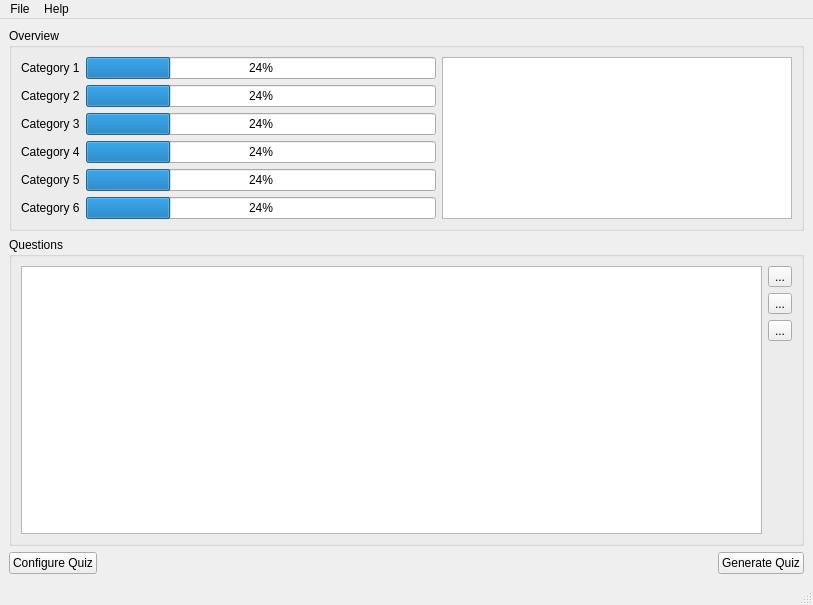
<?xml version="1.0" encoding="UTF-8"?>
<ui version="4.0">
 <class>MainWindow</class>
 <widget class="QMainWindow" name="MainWindow">
  <property name="geometry">
   <rect>
    <x>0</x>
    <y>0</y>
    <width>813</width>
    <height>605</height>
   </rect>
  </property>
  <property name="windowTitle">
   <string>Kaktus Quiz Studio</string>
  </property>
  <widget class="QWidget" name="mainLayout">
   <layout class="QGridLayout" name="gridLayout">
    <item row="0" column="0" colspan="4">
     <widget class="QGroupBox" name="progressGroupBox">
      <property name="title">
       <string>Overview</string>
      </property>
      <layout class="QGridLayout" name="gridLayout_2">
       <item row="3" column="0">
        <widget class="QLabel" name="cat4Label">
         <property name="text">
          <string>Category 4</string>
         </property>
        </widget>
       </item>
       <item row="0" column="0">
        <widget class="QLabel" name="cat1Label">
         <property name="text">
          <string>Category 1</string>
         </property>
        </widget>
       </item>
       <item row="3" column="1">
        <widget class="QProgressBar" name="cat4ProgressBar">
         <property name="value">
          <number>24</number>
         </property>
        </widget>
       </item>
       <item row="2" column="0">
        <widget class="QLabel" name="cat3Label">
         <property name="text">
          <string>Category 3</string>
         </property>
        </widget>
       </item>
       <item row="4" column="0">
        <widget class="QLabel" name="cat5Label">
         <property name="text">
          <string>Category 5</string>
         </property>
        </widget>
       </item>
       <item row="1" column="0">
        <widget class="QLabel" name="cat2Label">
         <property name="text">
          <string>Category 2</string>
         </property>
        </widget>
       </item>
       <item row="0" column="1">
        <widget class="QProgressBar" name="cat1ProgressBar">
         <property name="value">
          <number>24</number>
         </property>
        </widget>
       </item>
       <item row="0" column="2" rowspan="6">
        <widget class="QColumnView" name="columnView_2"/>
       </item>
       <item row="2" column="1">
        <widget class="QProgressBar" name="cat3ProgressBar">
         <property name="value">
          <number>24</number>
         </property>
        </widget>
       </item>
       <item row="4" column="1">
        <widget class="QProgressBar" name="cat5ProgressBar">
         <property name="value">
          <number>24</number>
         </property>
        </widget>
       </item>
       <item row="5" column="1">
        <widget class="QProgressBar" name="cat6ProgressBar">
         <property name="value">
          <number>24</number>
         </property>
        </widget>
       </item>
       <item row="5" column="0">
        <widget class="QLabel" name="cat6Label">
         <property name="text">
          <string>Category 6</string>
         </property>
        </widget>
       </item>
       <item row="1" column="1">
        <widget class="QProgressBar" name="cat2ProgressBar">
         <property name="value">
          <number>24</number>
         </property>
        </widget>
       </item>
      </layout>
     </widget>
    </item>
    <item row="2" column="0">
     <widget class="QPushButton" name="configureButton">
      <property name="text">
       <string>Configure Quiz</string>
      </property>
     </widget>
    </item>
    <item row="1" column="0" colspan="4">
     <widget class="QGroupBox" name="questionGroupBox">
      <property name="title">
       <string>Questions</string>
      </property>
      <layout class="QGridLayout" name="gridLayout_3">
       <item row="3" column="0">
        <widget class="QTableView" name="questionView">
         <property name="sortingEnabled">
          <bool>true</bool>
         </property>
         <attribute name="horizontalHeaderStretchLastSection">
          <bool>true</bool>
         </attribute>
        </widget>
       </item>
       <item row="3" column="1">
        <layout class="QVBoxLayout" name="toolButtonGroup">
         <item>
          <widget class="QToolButton" name="addButton">
           <property name="text">
            <string>...</string>
           </property>
           <property name="icon">
            <iconset resource="quizcreator.qrc">
             <normaloff>:/icons/plus.svg</normaloff>:/icons/plus.svg</iconset>
           </property>
          </widget>
         </item>
         <item>
          <widget class="QToolButton" name="delButton">
           <property name="text">
            <string>...</string>
           </property>
           <property name="icon">
            <iconset resource="quizcreator.qrc">
             <normaloff>:/icons/minus.svg</normaloff>:/icons/minus.svg</iconset>
           </property>
          </widget>
         </item>
         <item>
          <widget class="QToolButton" name="editButton">
           <property name="text">
            <string>...</string>
           </property>
           <property name="icon">
            <iconset resource="quizcreator.qrc">
             <normaloff>:/icons/edit.svg</normaloff>:/icons/edit.svg</iconset>
           </property>
          </widget>
         </item>
         <item>
          <spacer name="verticalSpacer">
           <property name="orientation">
            <enum>Qt::Vertical</enum>
           </property>
           <property name="sizeHint" stdset="0">
            <size>
             <width>20</width>
             <height>40</height>
            </size>
           </property>
          </spacer>
         </item>
        </layout>
       </item>
      </layout>
     </widget>
    </item>
    <item row="2" column="3">
     <widget class="QPushButton" name="generateButton">
      <property name="text">
       <string>Generate Quiz</string>
      </property>
     </widget>
    </item>
    <item row="2" column="1">
     <spacer name="horizontalSpacer">
      <property name="orientation">
       <enum>Qt::Horizontal</enum>
      </property>
      <property name="sizeHint" stdset="0">
       <size>
        <width>40</width>
        <height>20</height>
       </size>
      </property>
     </spacer>
    </item>
   </layout>
  </widget>
  <widget class="QMenuBar" name="menubar">
   <property name="geometry">
    <rect>
     <x>0</x>
     <y>0</y>
     <width>813</width>
     <height>23</height>
    </rect>
   </property>
   <widget class="QMenu" name="menuFile">
    <property name="title">
     <string>File</string>
    </property>
    <addaction name="actionExit"/>
   </widget>
   <widget class="QMenu" name="menuHelp">
    <property name="title">
     <string>Help</string>
    </property>
    <addaction name="actionAboutQt"/>
    <addaction name="actionAbout"/>
   </widget>
   <addaction name="menuFile"/>
   <addaction name="menuHelp"/>
  </widget>
  <widget class="QStatusBar" name="statusbar"/>
  <action name="actionExit">
   <property name="icon">
    <iconset theme="application-exit">
     <normaloff>.</normaloff>.</iconset>
   </property>
   <property name="text">
    <string>Quit</string>
   </property>
   <property name="shortcut">
    <string>Ctrl+Q</string>
   </property>
  </action>
  <action name="actionAboutQt">
   <property name="text">
    <string>About Qt</string>
   </property>
  </action>
  <action name="actionAbout">
   <property name="icon">
    <iconset theme="dialog-information">
     <normaloff>.</normaloff>.</iconset>
   </property>
   <property name="text">
    <string>About</string>
   </property>
  </action>
 </widget>
 <resources>
  <include location="quizcreator.qrc"/>
 </resources>
 <connections>
  <connection>
   <sender>actionExit</sender>
   <signal>triggered()</signal>
   <receiver>MainWindow</receiver>
   <slot>close()</slot>
   <hints>
    <hint type="sourcelabel">
     <x>-1</x>
     <y>-1</y>
    </hint>
    <hint type="destinationlabel">
     <x>479</x>
     <y>376</y>
    </hint>
   </hints>
  </connection>
 </connections>
</ui>
